Frame 1 (no input): blank canvas, image omitted
Frame 60 (no input): blank canvas, image omitted
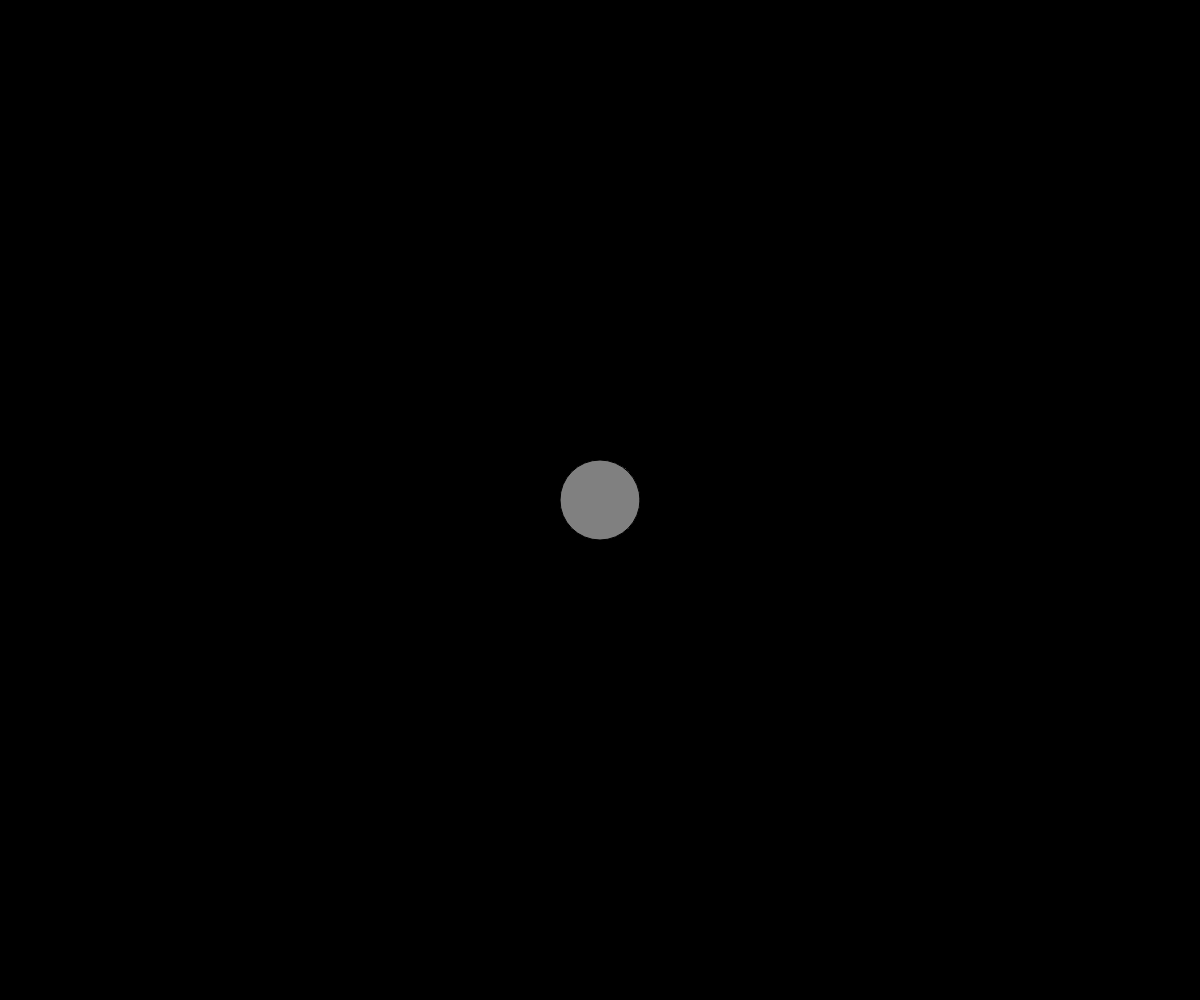
Frame 120 (the mouse pressed at the canvas centre since frame 60)

The p5.js sketch whose frames 1 and 60 were blank and that drew this single picture after the mouse press (run headless with seeded random() and noise() and a simulated clock; from frame 60 on, the mouse is pressed at the canvas centre):

// p5.js sketch
// ── sketch.js


function setup() {
  createCanvas(windowWidth, windowHeight);
  background(0);
}

function draw() {
  var a = map(mouseX, 0, width, 0, 255);
  
  fill(a);
  ellipse(width/2, height/2, 80, 80);
  
}
